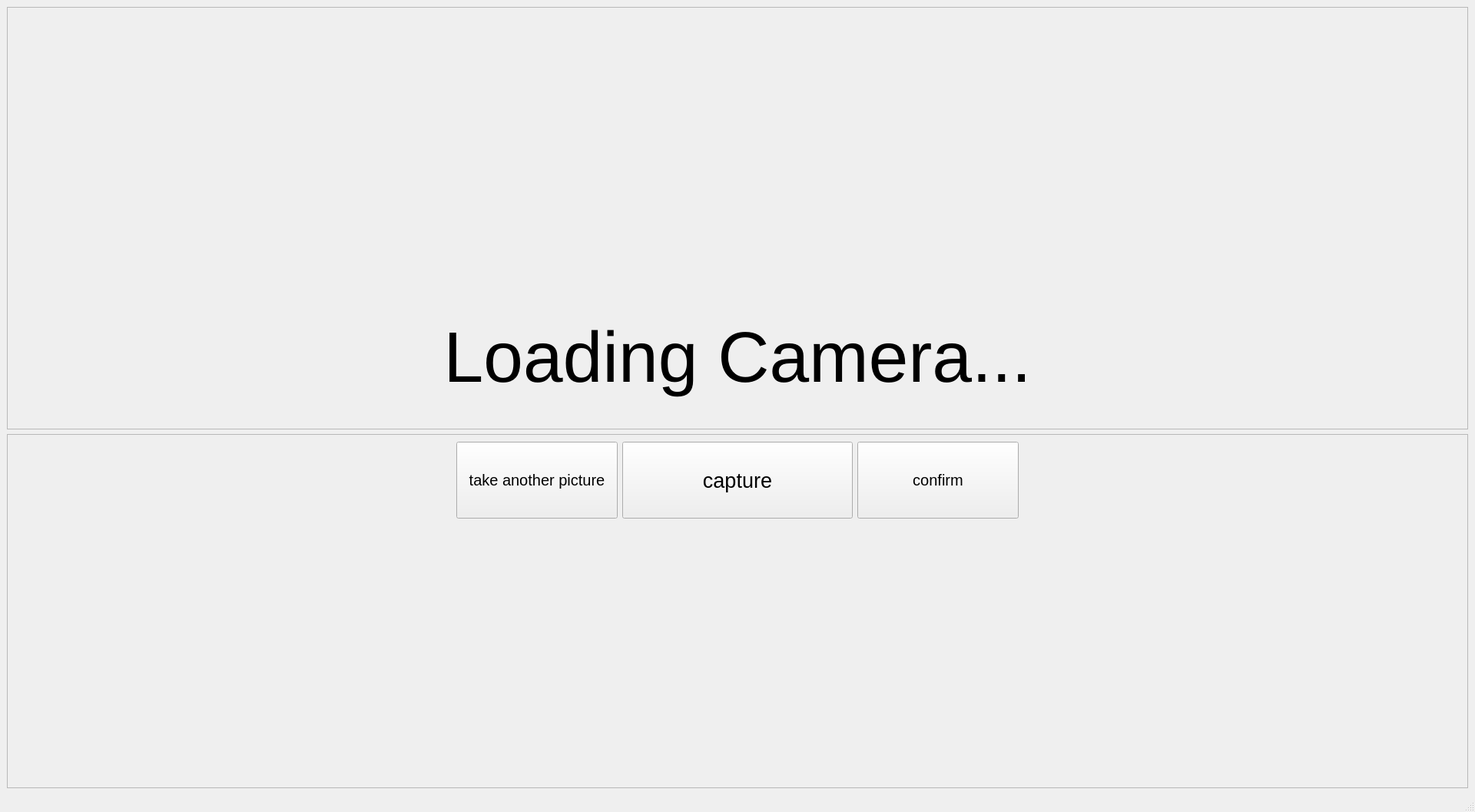
<?xml version="1.0" encoding="UTF-8"?>
<ui version="4.0">
 <class>cameraUI</class>
 <widget class="QMainWindow" name="cameraUI">
  <property name="geometry">
   <rect>
    <x>0</x>
    <y>0</y>
    <width>1920</width>
    <height>1057</height>
   </rect>
  </property>
  <property name="minimumSize">
   <size>
    <width>0</width>
    <height>0</height>
   </size>
  </property>
  <property name="windowTitle">
   <string>Camera</string>
  </property>
  <widget class="QWidget" name="centralwidget">
   <property name="minimumSize">
    <size>
     <width>700</width>
     <height>0</height>
    </size>
   </property>
   <layout class="QVBoxLayout" name="verticalLayout_2">
    <item>
     <widget class="QFrame" name="frame">
      <property name="minimumSize">
       <size>
        <width>0</width>
        <height>550</height>
       </size>
      </property>
      <property name="maximumSize">
       <size>
        <width>16777215</width>
        <height>700</height>
       </size>
      </property>
      <property name="frameShape">
       <enum>QFrame::StyledPanel</enum>
      </property>
      <property name="frameShadow">
       <enum>QFrame::Raised</enum>
      </property>
      <layout class="QVBoxLayout" name="verticalLayout">
       <item>
        <spacer name="verticalSpacer_3">
         <property name="orientation">
          <enum>Qt::Vertical</enum>
         </property>
         <property name="sizeHint" stdset="0">
          <size>
           <width>20</width>
           <height>50</height>
          </size>
         </property>
        </spacer>
       </item>
       <item>
        <widget class="QLabel" name="cameraLabel">
         <property name="font">
          <font>
           <pointsize>70</pointsize>
          </font>
         </property>
         <property name="text">
          <string>Loading Camera...</string>
         </property>
         <property name="scaledContents">
          <bool>false</bool>
         </property>
         <property name="alignment">
          <set>Qt::AlignCenter</set>
         </property>
        </widget>
       </item>
       <item>
        <widget class="QLabel" name="error_label">
         <property name="maximumSize">
          <size>
           <width>16777215</width>
           <height>50</height>
          </size>
         </property>
         <property name="font">
          <font>
           <pointsize>17</pointsize>
          </font>
         </property>
         <property name="text">
          <string/>
         </property>
         <property name="alignment">
          <set>Qt::AlignCenter</set>
         </property>
        </widget>
       </item>
      </layout>
     </widget>
    </item>
    <item>
     <widget class="QFrame" name="frame_2">
      <property name="minimumSize">
       <size>
        <width>0</width>
        <height>0</height>
       </size>
      </property>
      <property name="maximumSize">
       <size>
        <width>16777215</width>
        <height>16777215</height>
       </size>
      </property>
      <property name="frameShape">
       <enum>QFrame::StyledPanel</enum>
      </property>
      <property name="frameShadow">
       <enum>QFrame::Raised</enum>
      </property>
      <layout class="QGridLayout" name="gridLayout">
       <item row="0" column="3">
        <widget class="QPushButton" name="confirmButton">
         <property name="sizePolicy">
          <sizepolicy hsizetype="Fixed" vsizetype="Fixed">
           <horstretch>0</horstretch>
           <verstretch>0</verstretch>
          </sizepolicy>
         </property>
         <property name="minimumSize">
          <size>
           <width>210</width>
           <height>100</height>
          </size>
         </property>
         <property name="font">
          <font>
           <pointsize>15</pointsize>
          </font>
         </property>
         <property name="text">
          <string>confirm</string>
         </property>
        </widget>
       </item>
       <item row="0" column="5">
        <spacer name="horizontalSpacer">
         <property name="orientation">
          <enum>Qt::Horizontal</enum>
         </property>
         <property name="sizeHint" stdset="0">
          <size>
           <width>40</width>
           <height>20</height>
          </size>
         </property>
        </spacer>
       </item>
       <item row="0" column="1">
        <widget class="QPushButton" name="anotherPicButton">
         <property name="sizePolicy">
          <sizepolicy hsizetype="Fixed" vsizetype="Fixed">
           <horstretch>0</horstretch>
           <verstretch>0</verstretch>
          </sizepolicy>
         </property>
         <property name="minimumSize">
          <size>
           <width>210</width>
           <height>100</height>
          </size>
         </property>
         <property name="font">
          <font>
           <pointsize>15</pointsize>
          </font>
         </property>
         <property name="text">
          <string>take another picture</string>
         </property>
        </widget>
       </item>
       <item row="0" column="0">
        <spacer name="horizontalSpacer_2">
         <property name="orientation">
          <enum>Qt::Horizontal</enum>
         </property>
         <property name="sizeHint" stdset="0">
          <size>
           <width>40</width>
           <height>20</height>
          </size>
         </property>
        </spacer>
       </item>
       <item row="1" column="2">
        <spacer name="verticalSpacer">
         <property name="orientation">
          <enum>Qt::Vertical</enum>
         </property>
         <property name="sizeHint" stdset="0">
          <size>
           <width>20</width>
           <height>40</height>
          </size>
         </property>
        </spacer>
       </item>
       <item row="0" column="2">
        <widget class="QPushButton" name="Button">
         <property name="sizePolicy">
          <sizepolicy hsizetype="Fixed" vsizetype="Fixed">
           <horstretch>0</horstretch>
           <verstretch>0</verstretch>
          </sizepolicy>
         </property>
         <property name="minimumSize">
          <size>
           <width>300</width>
           <height>100</height>
          </size>
         </property>
         <property name="font">
          <font>
           <pointsize>20</pointsize>
          </font>
         </property>
         <property name="text">
          <string>capture</string>
         </property>
        </widget>
       </item>
      </layout>
     </widget>
    </item>
   </layout>
  </widget>
  <widget class="QStatusBar" name="statusbar"/>
 </widget>
 <resources/>
 <connections/>
</ui>
